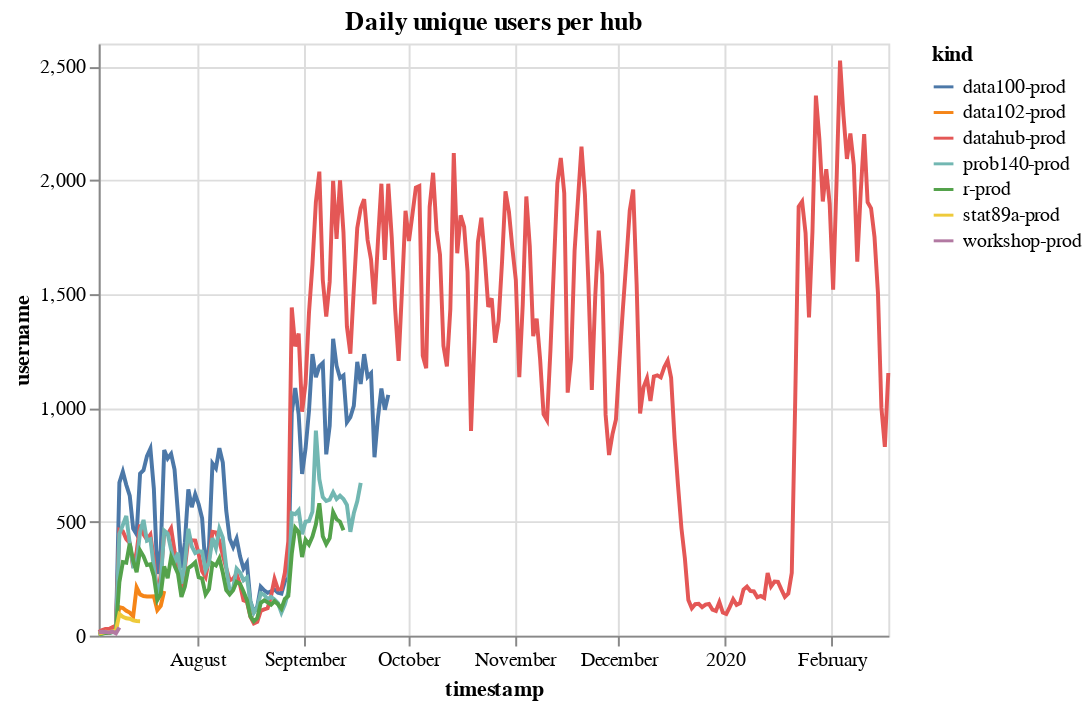

This figure's notebook cell:
### Code cell
alt.Chart(unique_daily_users, title="Daily unique users per hub").mark_line().encode(
    x='timestamp',
    y='username',
    color='kind'
)

### Figure 1 — Vega-Lite specification as saved in the notebook (floating-point values rounded to 4 significant figures; data arrays with more than 128 entries replaced by an {"elided": "..."} marker saying what was removed)
{"config": {"view": {"continuousWidth": 400, "continuousHeight": 300}}, "data": {"name": "data-38db5f8bcf5f5d344d447e2066abbf73"}, "mark": "line", "encoding": {"color": {"type": "nominal", "field": "kind"}, "x": {"type": "temporal", "field": "timestamp"}, "y": {"type": "quantitative", "field": "username"}}, "title": "Daily unique users per hub", "$schema": "https://vega.github.io/schema/vega-lite/v4.0.2.json", "datasets": {"data-38db5f8bcf5f5d344d447e2066abbf73": {"elided": "504 records"}}}
